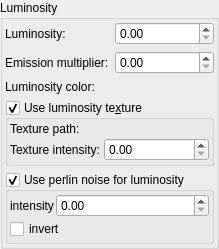
           <widget class="QGroupBox" name="groupBox_8">
            <property name="title">
             <string>Luminosity</string>
            </property>
            <layout class="QVBoxLayout" name="verticalLayout_10">
             <property name="leftMargin">
              <number>2</number>
             </property>
             <property name="topMargin">
              <number>2</number>
             </property>
             <property name="rightMargin">
              <number>2</number>
             </property>
             <property name="bottomMargin">
              <number>2</number>
             </property>
             <item>
              <layout class="QGridLayout" name="gridLayout_10">
               <item row="0" column="0">
                <widget class="QLabel" name="label_73">
                 <property name="text">
                  <string>Luminosity:</string>
                 </property>
                </widget>
               </item>
               <item row="0" column="1">
                <widget class="MyDoubleSpinBox" name="spinbox_luminosity">
                 <property name="sizePolicy">
                  <sizepolicy hsizetype="Minimum" vsizetype="Maximum">
                   <horstretch>0</horstretch>
                   <verstretch>0</verstretch>
                  </sizepolicy>
                 </property>
                 <property name="toolTip">
                  <string>&lt;html&gt;&lt;head/&gt;&lt;body&gt;&lt;p&gt;Intensity of the luminosity of the selected color.&lt;/p&gt;&lt;p&gt;Note: luminosity effect illuminates near objects only when Global Illumination is enabled.&lt;/p&gt;&lt;p&gt;Example of luminosity effect:&lt;/p&gt;&lt;p&gt;&lt;img src=&quot;:/tooltips/tooltips_images/material - luminosity.jpg&quot;/&gt;&lt;/p&gt;&lt;/body&gt;&lt;/html&gt;</string>
                 </property>
                 <property name="prefix">
                  <string/>
                 </property>
                 <property name="suffix">
                  <string/>
                 </property>
                 <property name="decimals">
                  <number>2</number>
                 </property>
                 <property name="maximum">
                  <double>1000.000000000000000</double>
                 </property>
                 <property name="singleStep">
                  <double>0.100000000000000</double>
                 </property>
                </widget>
               </item>
               <item row="2" column="0">
                <widget class="QLabel" name="label_74">
                 <property name="text">
                  <string>Luminosity color:</string>
                 </property>
                </widget>
               </item>
               <item row="2" column="1">
                <widget class="MyColorButton" name="colorButton_luminosity_color" native="true">
                 <property name="sizePolicy">
                  <sizepolicy hsizetype="Expanding" vsizetype="Preferred">
                   <horstretch>0</horstretch>
                   <verstretch>0</verstretch>
                  </sizepolicy>
                 </property>
                 <property name="toolTip">
                  <string>&lt;html&gt;&lt;head/&gt;&lt;body&gt;&lt;p&gt;Color of the luminosity effect.&lt;/p&gt;&lt;p&gt;Note: luminosity effect does not illuminate near objects.&lt;/p&gt;&lt;p&gt;Example of luminosity effect:&lt;/p&gt;&lt;p&gt;&lt;img src=&quot;:/tooltips/tooltips_images/material - luminosity.jpg&quot;/&gt;&lt;/p&gt;&lt;/body&gt;&lt;/html&gt;</string>
                 </property>
                 <property name="text" stdset="0">
                  <string>PushButton</string>
                 </property>
                </widget>
               </item>
               <item row="1" column="0">
                <widget class="QLabel" name="label_94">
                 <property name="text">
                  <string>Emission multiplier:</string>
                 </property>
                </widget>
               </item>
               <item row="1" column="1">
                <widget class="MyDoubleSpinBox" name="spinbox_luminosity_emissive">
                 <property name="sizePolicy">
                  <sizepolicy hsizetype="Minimum" vsizetype="Maximum">
                   <horstretch>0</horstretch>
                   <verstretch>0</verstretch>
                  </sizepolicy>
                 </property>
                 <property name="toolTip">
                  <string>&lt;html&gt;&lt;head/&gt;&lt;body&gt;&lt;p&gt;Multiplier of luminosity intensity wich controls amount of emited light in global illumination effect,&lt;/p&gt;&lt;p&gt;Note: luminosity effect illuminates near objects only when Global Illumination is enabled.&lt;/p&gt;&lt;p&gt;Example of luminosity effect:&lt;/p&gt;&lt;p&gt;&lt;img src=&quot;:/tooltips/tooltips_images/material - luminosity.jpg&quot;/&gt;&lt;/p&gt;&lt;/body&gt;&lt;/html&gt;</string>
                 </property>
                 <property name="prefix">
                  <string/>
                 </property>
                 <property name="suffix">
                  <string/>
                 </property>
                 <property name="decimals">
                  <number>2</number>
                 </property>
                 <property name="maximum">
                  <double>1000.000000000000000</double>
                 </property>
                 <property name="singleStep">
                  <double>0.100000000000000</double>
                 </property>
                </widget>
               </item>
              </layout>
             </item>
             <item>
              <widget class="MyGroupBox" name="groupCheck_use_luminosity_texture">
               <property name="toolTip">
                <string>&lt;html&gt;&lt;head/&gt;&lt;body&gt;&lt;p&gt;Use an image as a texture for luminosity effect.&lt;/p&gt;&lt;p&gt;Example:&lt;/p&gt;&lt;p&gt;&lt;img src=&quot;:/tooltips/tooltips_images/material - luminosity texture.jpg&quot;/&gt;&lt;/p&gt;&lt;/body&gt;&lt;/html&gt;</string>
               </property>
               <property name="title">
                <string>Use luminosity te&amp;xture</string>
               </property>
               <property name="checkable">
                <bool>true</bool>
               </property>
               <layout class="QVBoxLayout" name="verticalLayout_142">
                <property name="spacing">
                 <number>2</number>
                </property>
                <property name="leftMargin">
                 <number>2</number>
                </property>
                <property name="topMargin">
                 <number>2</number>
                </property>
                <property name="rightMargin">
                 <number>2</number>
                </property>
                <property name="bottomMargin">
                 <number>2</number>
                </property>
                <item>
                 <layout class="QGridLayout" name="gridLayout_96" rowstretch="0,0" columnstretch="0,0,1">
                  <property name="spacing">
                   <number>2</number>
                  </property>
                  <item row="1" column="0">
                   <widget class="QLabel" name="label_379">
                    <property name="text">
                     <string>Texture intensity:</string>
                    </property>
                   </widget>
                  </item>
                  <item row="0" column="0">
                   <widget class="QLabel" name="label_380">
                    <property name="text">
                     <string>Texture path:</string>
                    </property>
                   </widget>
                  </item>
                  <item row="0" column="1" colspan="2">
                   <widget class="FileSelectWidget" name="text_file_luminosity_texture" native="true">
                    <property name="sizePolicy">
                     <sizepolicy hsizetype="Expanding" vsizetype="Preferred">
                      <horstretch>0</horstretch>
                      <verstretch>0</verstretch>
                     </sizepolicy>
                    </property>
                    <property name="toolTip">
                     <string>&lt;html&gt;&lt;head/&gt;&lt;body&gt;&lt;p&gt;Path to image with luminosity texture&lt;/p&gt;&lt;p&gt;To use animated textures (image sequences), replace numbers by '%' symbol. Example: If sequence of images is as showed below: &lt;br/&gt;texture0001.jpg&lt;br/&gt;texture0002.jpg&lt;br/&gt;etc&lt;/p&gt;&lt;p&gt;Then use following file name: texture%%%%.jpg&lt;br/&gt;This tells the program to treat this as not a single image but as a sequence of images with 4 digit index.&lt;/p&gt;&lt;/body&gt;&lt;/html&gt;</string>
                    </property>
                   </widget>
                  </item>
                  <item row="1" column="2">
                   <widget class="MyDoubleSpinBox" name="spinbox_luminosity_texture_intensity">
                    <property name="sizePolicy">
                     <sizepolicy hsizetype="Minimum" vsizetype="Maximum">
                      <horstretch>0</horstretch>
                      <verstretch>0</verstretch>
                     </sizepolicy>
                    </property>
                    <property name="toolTip">
                     <string>Controls how much the luminosity texture affects the material's self-illumination. Higher values increase the contribution of the texture to the final luminosity.</string>
                    </property>
                    <property name="prefix">
                     <string/>
                    </property>
                    <property name="suffix">
                     <string/>
                    </property>
                    <property name="decimals">
                     <number>2</number>
                    </property>
                    <property name="maximum">
                     <double>1000.000000000000000</double>
                    </property>
                    <property name="singleStep">
                     <double>0.100000000000000</double>
                    </property>
                   </widget>
                  </item>
                 </layout>
                </item>
               </layout>
              </widget>
             </item>
             <item>
              <widget class="MyGroupBox" name="groupCheck_perlin_noise_luminosity_enable">
               <property name="title">
                <string>Use perlin noise for luminosity</string>
               </property>
               <property name="checkable">
                <bool>true</bool>
               </property>
               <property name="checked">
                <bool>true</bool>
               </property>
               <layout class="QGridLayout" name="gridLayout_30" rowstretch="0,0" columnstretch="0,1">
                <property name="leftMargin">
                 <number>2</number>
                </property>
                <property name="topMargin">
                 <number>2</number>
                </property>
                <property name="rightMargin">
                 <number>2</number>
                </property>
                <property name="bottomMargin">
                 <number>2</number>
                </property>
                <property name="spacing">
                 <number>2</number>
                </property>
                <item row="0" column="1">
                 <widget class="MyDoubleSpinBox" name="spinbox_perlin_noise_luminosity_intensity">
                  <property name="sizePolicy">
                   <sizepolicy hsizetype="Minimum" vsizetype="Maximum">
                    <horstretch>0</horstretch>
                    <verstretch>0</verstretch>
                   </sizepolicy>
                  </property>
                  <property name="toolTip">
                   <string>&lt;html&gt;&lt;head/&gt;&lt;body&gt;&lt;p&gt;Contrast of color texture&lt;/p&gt;&lt;/body&gt;&lt;/html&gt;</string>
                  </property>
                  <property name="prefix">
                   <string/>
                  </property>
                  <property name="suffix">
                   <string/>
                  </property>
                  <property name="decimals">
                   <number>2</number>
                  </property>
                  <property name="minimum">
                   <double>0.000000000000000</double>
                  </property>
                  <property name="maximum">
                   <double>1000.000000000000000</double>
                  </property>
                  <property name="singleStep">
                   <double>0.100000000000000</double>
                  </property>
                 </widget>
                </item>
                <item row="0" column="0">
                 <widget class="QLabel" name="label_49">
                  <property name="text">
                   <string>intensity</string>
                  </property>
                 </widget>
                </item>
                <item row="1" column="0" colspan="2">
                 <widget class="MyCheckBox" name="checkBox_perlin_noise_luminosity_invert">
                  <property name="text">
                   <string>invert</string>
                  </property>
                 </widget>
                </item>
               </layout>
              </widget>
             </item>
            </layout>
           </widget>
